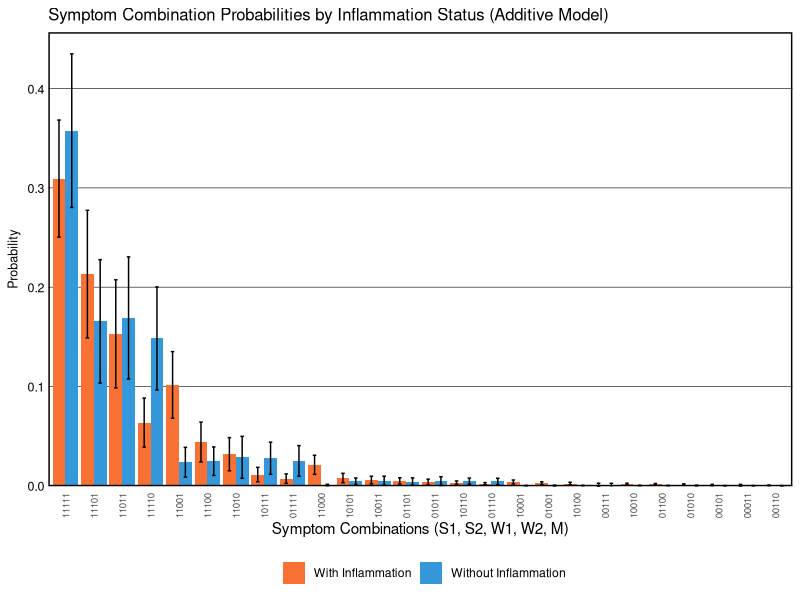

Recreate this plot in R.
## ---- chunk 1

## ---- chunk 2
# Load required packages
library(tidyverse)
library(mvtnorm)
library(MASS)
library(flextable)
library(officer)
## ---- chunk 3
# Setting seed for reproducibility
set.seed(123)

# Combinations of binary criteria
combinations <- expand.grid(c(0,1), c(0,1), c(0,1), c(0,1), c(0,1))
## ---- chunk 4
# Function to ensure the values fall between 0 and 4
rescale <- function(x) {
  min_val <- min(x)
  max_val <- max(x)
  return((x - min_val) / (max_val - min_val) * 4)
}
## ---- chunk 5
generate_correlated_binary <- function(n, p1, p2, cor) {
  means <- c(0, 0)
  sigma <- matrix(c(1, cor, cor, 1), 2, 2)
  bvn <- mvrnorm(n, mu = means, Sigma = sigma)
  
  threshold_L <- qnorm(1 - p1)
  threshold_I <- qnorm(1 - p2)
  
  L <- ifelse(bvn[,1] > threshold_L, 1, 0)
  I <- ifelse(bvn[,2] > threshold_I, 1, 0)
  
  return(data.frame(L = L, I = I))
}
## ---- chunk 6
# Function to calculate Shannon index
# Input: vector of probabilities
# Output: Shannon index (using natural logarithm)
calculate_shannon <- function(probabilities) {
  # Only use probabilities > 0 (since log(0) is undefined)
  p <- probabilities[probabilities > 0]
  # Normalize to ensure probabilities sum to 1
  p <- p / sum(p)
  # Calculate Shannon index: H = -sum(p * ln(p))
  H <- -sum(p * log(p))
  return(H)
}
## ---- chunk 7
# Number of individuals and simulations
n <- 10000
n_sims <- 100

# Matrices to accumulate the results of each simulation
results_WITH_inflammation <- matrix(0, ncol = 2^5, nrow = n_sims)
results_WITHOUT_inflammation <- matrix(0, ncol = 2^5, nrow = n_sims)

# Vectors to track sample sizes
n_WITH_inflammation <- numeric(n_sims)
n_WITHOUT_inflammation <- numeric(n_sims)

# Vectors to track symptom severity means
severity_WITH_inflammation <- numeric(n_sims)
severity_WITHOUT_inflammation <- numeric(n_sims)

# Vectors to track Shannon indices for heterogeneity analysis
shannon_WITH_inflammation <- numeric(n_sims)
shannon_WITHOUT_inflammation <- numeric(n_sims)
## ---- chunk 8
for(sim in 1:n_sims) {
  # Generate correlated binary latent variables L (PTSD) and I (Inflammation)
  latent_vars <- generate_correlated_binary(n, p1 = 0.8, p2 = 0.5, cor = 0.6)
  L <- latent_vars$L
  I <- latent_vars$I
  
# Simulate symptoms with BOTH L and I effects (additive model)
  # I factors are adjustable based on theoretical assumptions
  
  # Strong indicators - react strongly to PTSD, moderately to Inflammation
  S1 <- rescale(2.0 * L + 0.6 * I + rnorm(n, mean=2, sd=0.5))
  S2 <- rescale(1.8 * L + 0.5 * I + rnorm(n, mean=2, sd=0.5))
  
  # Medium indicator - reacts moderately to both
  M <- rescale(1.2 * L + 0.7 * I + rnorm(n, mean=2, sd=0.8))
  
  # Weak indicators - react weakly to PTSD, varied response to Inflammation
  W1 <- rescale(0.6 * L + 0.5 * I + rnorm(n, mean=2, sd=1))
  W2 <- rescale(0.4 * L + 0.3 * I + rnorm(n, mean=2, sd=1))
  
  
  # Combine into a data frame
  data <- data.frame(L, I, S1, S2, W1, W2, M)
  
  # Creating binary variables for all indicators
  data <- data %>%
    mutate(
      S1_positive = S1 >= 2,
      S2_positive = S2 >= 2,
      W1_positive = W1 >= 2,
      W2_positive = W2 >= 2,
      M_positive = M >= 2
    )
  
  # Calculate a new column that counts how many criteria are met for each individual
  data <- data %>%
    mutate(criteria_met = S1_positive + S2_positive + 
                          W1_positive + W2_positive + 
                          M_positive)
  
# Filter the dataset to keep only those individuals that meet at least 2 criteria
filtered_data <- data %>%
    filter(criteria_met >= 2)
  
# Calculate symptom severity (sum of all 5 symptom ratings)
filtered_data <- filtered_data %>%
  mutate(severity = S1 + S2 + M + W1 + W2)

# Split into inflammation groups
filtered_WITH_I <- filtered_data %>% filter(I == 1)
filtered_WITHOUT_I <- filtered_data %>% filter(I == 0)

# === Severity-based sampling for equal groups ===
# Calculate mean and SD of severity in inflammation group
mean_severity_WITH <- mean(filtered_WITH_I$severity)
sd_severity_WITH <- sd(filtered_WITH_I$severity)

# Define selection range: mean ± 0.5 SD
lower_bound <- mean_severity_WITH - 0.5 * sd_severity_WITH
upper_bound <- mean_severity_WITH + 0.5 * sd_severity_WITH

# Select non-inflammation individuals within this severity range
filtered_WITHOUT_I_eligible <- filtered_WITHOUT_I %>%
  filter(severity >= lower_bound & severity <= upper_bound)

# Determine sample size (minimum of both groups)
n_sample <- min(nrow(filtered_WITH_I), nrow(filtered_WITHOUT_I_eligible))

# Random sample from both groups to get equal sizes
if(n_sample > 5) {
  filtered_WITH_I <- filtered_WITH_I %>% sample_n(n_sample)
  filtered_WITHOUT_I <- filtered_WITHOUT_I_eligible %>% sample_n(n_sample)
}

# Track sample sizes
n_WITH_inflammation[sim] <- nrow(filtered_WITH_I)
n_WITHOUT_inflammation[sim] <- nrow(filtered_WITHOUT_I)

# Track severity means (to verify matching worked)
severity_WITH_inflammation[sim] <- mean(filtered_WITH_I$severity)
severity_WITHOUT_inflammation[sim] <- mean(filtered_WITHOUT_I$severity)
  
# === Calculate for WITH inflammation group ===
if(nrow(filtered_WITH_I) > 5) {  # Need sufficient data for covariance
    cov_matrix_WITH <- cov(filtered_WITH_I[, c("S1", "S2", "W1", "W2", "M")])
    means_WITH <- colMeans(filtered_WITH_I[, c("S1", "S2", "W1", "W2", "M")])
    
    for(i in 1:nrow(combinations)){
      lower <- as.numeric(ifelse(combinations[i,] == 1, 2, -Inf))
      upper <- as.numeric(ifelse(combinations[i,] == 1, Inf, 2))
      results_WITH_inflammation[sim, i] <- pmvnorm(lower = lower, 
                                                   upper = upper, 
                                                   mean = means_WITH, 
                                                   sigma = cov_matrix_WITH)
    }
}
  
# === Calculate for WITHOUT inflammation group ===
if(nrow(filtered_WITHOUT_I) > 5) {  # Need sufficient data for covariance
    cov_matrix_WITHOUT <- cov(filtered_WITHOUT_I[, c("S1", "S2", "W1", "W2", "M")])
    means_WITHOUT <- colMeans(filtered_WITHOUT_I[, c("S1", "S2", "W1", "W2", "M")])
    
    for(i in 1:nrow(combinations)){
      lower <- as.numeric(ifelse(combinations[i,] == 1, 2, -Inf))
      upper <- as.numeric(ifelse(combinations[i,] == 1, Inf, 2))
      results_WITHOUT_inflammation[sim, i] <- pmvnorm(lower = lower, 
                                                      upper = upper, 
                                                      mean = means_WITHOUT, 
                                                      sigma = cov_matrix_WITHOUT)
    }
  }

# === Calculate Shannon indices based on observed counts ===
# Create combination strings for each individual
filtered_WITH_I <- filtered_WITH_I %>%
  mutate(combination = paste0(as.integer(S1_positive), 
                              as.integer(S2_positive), 
                              as.integer(W1_positive), 
                              as.integer(W2_positive), 
                              as.integer(M_positive)))

filtered_WITHOUT_I <- filtered_WITHOUT_I %>%
  mutate(combination = paste0(as.integer(S1_positive), 
                              as.integer(S2_positive), 
                              as.integer(W1_positive), 
                              as.integer(W2_positive), 
                              as.integer(M_positive)))

# Count combinations and calculate proportions for WITH inflammation group
counts_WITH <- filtered_WITH_I %>%
  count(combination) %>%
  mutate(proportion = n / sum(n))

# Count combinations and calculate proportions for WITHOUT inflammation group
counts_WITHOUT <- filtered_WITHOUT_I %>%
  count(combination) %>%
  mutate(proportion = n / sum(n))

# Calculate Shannon index for WITH inflammation group
if(nrow(counts_WITH) > 0) {
  shannon_WITH_inflammation[sim] <- calculate_shannon(counts_WITH$proportion)
}

# Calculate Shannon index for WITHOUT inflammation group
if(nrow(counts_WITHOUT) > 0) {
  shannon_WITHOUT_inflammation[sim] <- calculate_shannon(counts_WITHOUT$proportion)
}
}
## ---- chunk 9
# === Process results for WITH inflammation group ===
derived_probs_WITH <- data.frame(
  Combination = paste(combinations[,1], 
                      combinations[,2], 
                      combinations[,3], 
                      combinations[,4], 
                      combinations[,5], sep=""),
  Mean_Probability = apply(results_WITH_inflammation, 2, mean),
  SD_Probability = apply(results_WITH_inflammation, 2, sd),
  Group = "With Inflammation")

# === Process results for WITHOUT inflammation group ===
derived_probs_WITHOUT <- data.frame(
  Combination = paste(combinations[,1], 
                      combinations[,2], 
                      combinations[,3], 
                      combinations[,4], 
                      combinations[,5], sep=""),
  Mean_Probability = apply(results_WITHOUT_inflammation, 2, mean),
  SD_Probability = apply(results_WITHOUT_inflammation, 2, sd),
  Group = "Without Inflammation")

# Combine both groups
derived_probs_combined <- rbind(derived_probs_WITH, derived_probs_WITHOUT)

# Determine which combinations meet 2 out of 5 criteria
derived_probs_combined$MeetsCriteria <- ifelse(rowSums(combinations) >= 2, TRUE, FALSE)

# Filter to only include combinations that meet the criteria
filtered_probs_combined <- derived_probs_combined %>% 
  filter(MeetsCriteria) %>%
  arrange(Group, desc(Mean_Probability))

# Add abbreviations for x-axis
# We'll rank combinations by their average probability across both groups
avg_probs <- derived_probs_combined %>%
  filter(MeetsCriteria) %>%
  group_by(Combination) %>%
  summarise(Avg = mean(Mean_Probability)) %>%
  arrange(desc(Avg))

filtered_probs_combined$Rank <- match(filtered_probs_combined$Combination, avg_probs$Combination)

# Report average sample sizes
cat("Average sample sizes across simulations:\n")
cat("With Inflammation:", round(mean(n_WITH_inflammation), 1), "\n")
cat("Without Inflammation:", round(mean(n_WITHOUT_inflammation), 1), "\n")

# Report average symptom severity (to verify groups are matched)
cat("\nAverage symptom severity across simulations:\n")
cat("With Inflammation:", round(mean(severity_WITH_inflammation), 2), "\n")
cat("Without Inflammation:", round(mean(severity_WITHOUT_inflammation), 2), "\n")

# === Report Shannon Index Results ===
cat("\n=== HETEROGENEITY ANALYSIS (Shannon Index) ===\n")
cat("Shannon Index (With Inflammation):    ", 
    round(mean(shannon_WITH_inflammation), 3), " ± ", 
    round(sd(shannon_WITH_inflammation), 3), "\n", sep="")
cat("Shannon Index (Without Inflammation): ", 
    round(mean(shannon_WITHOUT_inflammation), 3), " ± ", 
    round(sd(shannon_WITHOUT_inflammation), 3), "\n", sep="")
cat("\nDifference (With - Without): ", 
    round(mean(shannon_WITH_inflammation) - mean(shannon_WITHOUT_inflammation), 3), "\n", sep="")
cat("95% CI of difference: [", 
    round(mean(shannon_WITH_inflammation - shannon_WITHOUT_inflammation) - 
          1.96 * sd(shannon_WITH_inflammation - shannon_WITHOUT_inflammation) / sqrt(n_sims), 3), 
    ", ", 
    round(mean(shannon_WITH_inflammation - shannon_WITHOUT_inflammation) + 
          1.96 * sd(shannon_WITH_inflammation - shannon_WITHOUT_inflammation) / sqrt(n_sims), 3), 
    "]\n", sep="")

# Interpretation
cat("\nInterpretation: ")
if(mean(shannon_WITH_inflammation) > mean(shannon_WITHOUT_inflammation)) {
  cat("Higher heterogeneity in the inflammation group (one-to-many mapping).\n")
} else if(mean(shannon_WITH_inflammation) < mean(shannon_WITHOUT_inflammation)) {
  cat("Lower heterogeneity in the inflammation group (one-to-one mapping).\n")
} else {
  cat("No difference in heterogeneity between groups.\n")
}
## ---- chunk 10
# Add MeetsCriteria column to individual dataframes
derived_probs_WITH$MeetsCriteria <- ifelse(rowSums(combinations) >= 2, TRUE, FALSE)
derived_probs_WITHOUT$MeetsCriteria <- ifelse(rowSums(combinations) >= 2, TRUE, FALSE)

# Show ALL results for WITH inflammation
cat("\n=== WITH INFLAMMATION (all combinations meeting criteria) ===\n")
print(derived_probs_WITH %>% 
        filter(MeetsCriteria) %>% 
        arrange(desc(Mean_Probability)))

# Show ALL results for WITHOUT inflammation
cat("\n=== WITHOUT INFLAMMATION (all combinations meeting criteria) ===\n")
print(derived_probs_WITHOUT %>% 
        filter(MeetsCriteria) %>% 
        arrange(desc(Mean_Probability)))
## ---- chunk 11
# Define the theme for the figure
Theme_Figure_1a <- 
  theme(
    plot.title = element_text(size=12),
    axis.title.y = element_text(size=9, 
                                margin = margin(t = 0, r = 0, b = 0, l = 0)),
    axis.text.x = element_text(size = 7, angle = 90, hjust = 1, vjust = 0.5),
    axis.text.y = element_text(size=9, 
                               color = "black", 
                               margin = margin(t = 0, r = 0, b = 0, l = 5)),
    axis.ticks = element_blank(),
    panel.grid.major.x = element_blank(), 
    panel.grid.major.y = element_line(size=.2, 
                                      color="black"), 
    panel.grid.minor.y = element_blank(), 
    panel.border = element_rect(colour = "black", 
                                fill=NA, 
                                size=1),
    panel.background = element_rect(fill = "white"),
    legend.position = "bottom")

# Plot with two colors
ggplot(filtered_probs_combined, aes(x = reorder(Combination, -Mean_Probability), 
                                     y = Mean_Probability,
                                     fill = Group)) +
  geom_bar(stat = "identity", position = position_dodge(width = 0.9)) +
  geom_errorbar(aes(ymin = Mean_Probability - SD_Probability, 
                    ymax = Mean_Probability + SD_Probability), 
                position = position_dodge(width = 0.9),
                width = 0.25) +
  scale_fill_manual(values = c("With Inflammation" = "#F97134", 
                                "Without Inflammation" = "#3498db")) +
  scale_y_continuous(expand = expansion(mult = c(0, 0.05))) +
  labs(title = "Symptom Combination Probabilities by Inflammation Status (Additive Model)", 
       x = "Symptom Combinations (S1, S2, W1, W2, M)", 
       y = "Probability",
       fill = "") + 
  Theme_Figure_1a
